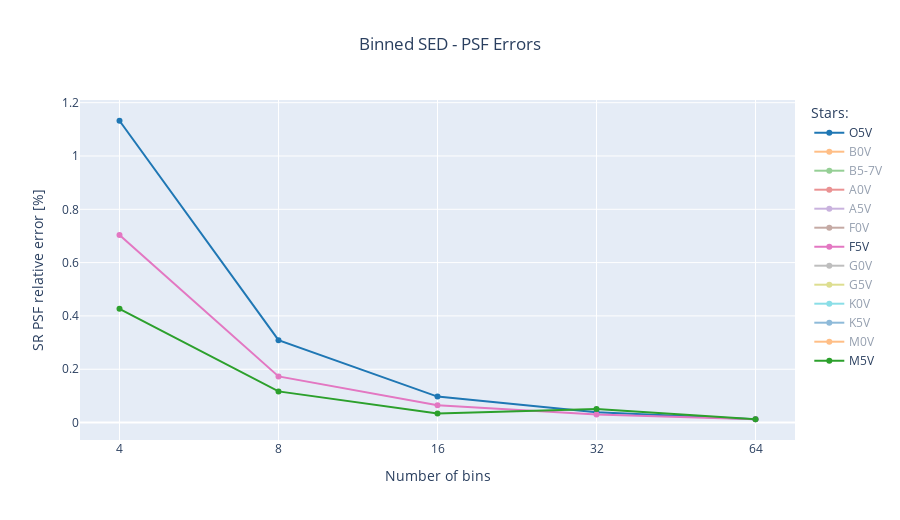

The cell this chart's notebook holds for it:
### Markdown cell above
# Plot results

### Code cell
display_stars = [0,6,12]
colors = plotly.colors.DEFAULT_PLOTLY_COLORS

fig = go.Figure()

for star_id in range(len(SED_name)):
    fig.add_trace(go.Scatter(
        x=n_bins_list,
        y=rel_rmse_mat_binning[:,star_id],
        name=SED_name[star_id],
        visible=True if star_id in display_stars else 'legendonly',
        line=dict(color=colors[np.mod(star_id,10)])
    ))

fig.update_xaxes(tickvals=n_bins_list, title_text="Number of bins", type="log")
fig.update_yaxes(title_text="SR PSF relative error [%]")
fig.update_layout(legend_title_text='Stars:', title={'text':'Binned SED - PSF Errors', 'x':0.5}, width=900, height=520)

fig.write_image('../outputs/plots/bins_errors.pdf', engine='kaleido')
fig.show()

### Figure 1 — Plotly figure (JSON) as saved in the notebook; plotly's stock layout.template omitted (floating-point values rounded to 4 significant figures)
{"data": [{"line": {"color": "rgb(31, 119, 180)"}, "name": "O5V", "type": "scatter", "visible": true, "x": [4, 8, 16, 32, 64], "y": [1.132, 0.309, 0.09742, 0.03898, 0.01281]}, {"line": {"color": "rgb(255, 127, 14)"}, "name": "B0V", "type": "scatter", "visible": "legendonly", "x": [4, 8, 16, 32, 64], "y": [1.117, 0.305, 0.09645, 0.04107, 0.01221]}, {"line": {"color": "rgb(44, 160, 44)"}, "name": "B5-7V", "type": "scatter", "visible": "legendonly", "x": [4, 8, 16, 32, 64], "y": [0.9786, 0.2607, 0.08265, 0.04837, 0.0162]}, {"line": {"color": "rgb(214, 39, 40)"}, "name": "A0V", "type": "scatter", "visible": "legendonly", "x": [4, 8, 16, 32, 64], "y": [0.9331, 0.2471, 0.08508, 0.03915, 0.01262]}, {"line": {"color": "rgb(148, 103, 189)"}, "name": "A5V", "type": "scatter", "visible": "legendonly", "x": [4, 8, 16, 32, 64], "y": [0.8741, 0.2278, 0.08446, 0.03771, 0.01074]}, {"line": {"color": "rgb(140, 86, 75)"}, "name": "F0V", "type": "scatter", "visible": "legendonly", "x": [4, 8, 16, 32, 64], "y": [0.7551, 0.1858, 0.06758, 0.03562, 0.01242]}, {"line": {"color": "rgb(227, 119, 194)"}, "name": "F5V", "type": "scatter", "visible": true, "x": [4, 8, 16, 32, 64], "y": [0.7034, 0.1731, 0.06473, 0.03023, 0.01264]}, {"line": {"color": "rgb(127, 127, 127)"}, "name": "G0V", "type": "scatter", "visible": "legendonly", "x": [4, 8, 16, 32, 64], "y": [0.6396, 0.1573, 0.06214, 0.03003, 0.01676]}, {"line": {"color": "rgb(188, 189, 34)"}, "name": "G5V", "type": "scatter", "visible": "legendonly", "x": [4, 8, 16, 32, 64], "y": [0.6144, 0.1511, 0.0574, 0.03236, 0.01123]}, {"line": {"color": "rgb(23, 190, 207)"}, "name": "K0V", "type": "scatter", "visible": "legendonly", "x": [4, 8, 16, 32, 64], "y": [0.5712, 0.1378, 0.04822, 0.02906, 0.01162]}, {"line": {"color": "rgb(31, 119, 180)"}, "name": "K5V", "type": "scatter", "visible": "legendonly", "x": [4, 8, 16, 32, 64], "y": [0.4578, 0.1148, 0.0425, 0.0285, 0.009615]}, {"line": {"color": "rgb(255, 127, 14)"}, "name": "M0V", "type": "scatter", "visible": "legendonly", "x": [4, 8, 16, 32, 64], "y": [0.4251, 0.1057, 0.03415, 0.04591, 0.01151]}, {"line": {"color": "rgb(44, 160, 44)"}, "name": "M5V", "type": "scatter", "visible": true, "x": [4, 8, 16, 32, 64], "y": [0.4268, 0.1169, 0.03395, 0.05053, 0.01242]}], "layout": {"height": 520, "legend": {"title": {"text": "Stars:"}}, "title": {"text": "Binned SED - PSF Errors", "x": 0.5}, "width": 900, "xaxis": {"tickvals": [4, 8, 16, 32, 64], "title": {"text": "Number of bins"}, "type": "log"}, "yaxis": {"title": {"text": "SR PSF relative error [%]"}}}}
